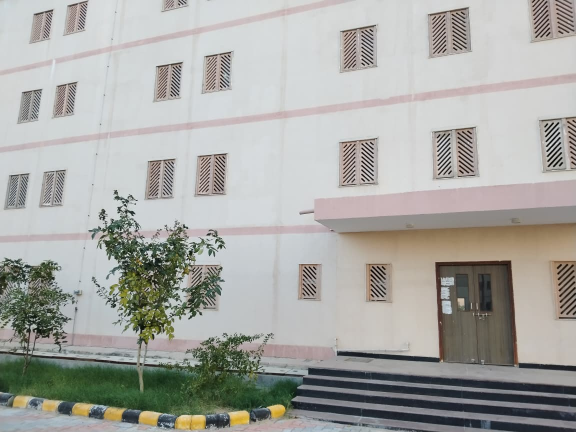
#> input picture img_left.jpeg, 1152 x 864 px (shown at 1/2 size)
$ python main.py
#> lines starting #> are read from the running program, lines starting #| are printed output that depends on the picture; after the words box and inside, x2 and y2 are one past the last pixel; in counts of white or black regions, pixels touching at a corner belong together
### features.py
import cv2
import numpy as np

class FeatureExtractor:
    def __init__(self):
        # Initialize SIFT detector
        # SIFT is invariant to scale and rotation, making it ideal for stitching
        self.sift = cv2.SIFT_create()

    def detect_and_describe(self, image):
        """
        Detect keypoints and compute descriptors.
        """
        # Convert to grayscale as SIFT works on single channel
        gray = cv2.cvtColor(image, cv2.COLOR_BGR2GRAY)
        keypoints, descriptors = self.sift.detectAndCompute(gray, None)
        return keypoints, descriptors

    def match_features(self, des1, des2):
        """
        Match features between two images using KNN (K-Nearest Neighbors).
        Includes Lowe's Ratio Test for robustness.
        """
        # BFMatcher with default params
        bf = cv2.BFMatcher()

        # k=2 asks for the top 2 matches for every descriptor
        matches = bf.knnMatch(des1, des2, k=2)

        good_matches = []
        # Apply Lowe's Ratio Test
        # If the best match is significantly better than the second best, keep it.
        # This removes ambiguous matches (noise).
        for m, n in matches:
            if m.distance < 0.75 * n.distance:
                good_matches.append(m)

        return good_matches

### homography.py
import cv2
import numpy as np

class HomographyEstimator:
    def __init__(self):
        # Minimum matches required to attempt a stitch
        self.MIN_MATCH_COUNT = 10

    def estimate_homography(self, kp1, kp2, good_matches):
        """
        Calculates the Homography matrix using RANSAC.
        kp1: Keypoints from Image 1 (Query)
        kp2: Keypoints from Image 2 (Train)
        """
        if len(good_matches) > self.MIN_MATCH_COUNT:
            # Extract location of good matches
            # .reshape(-1, 1, 2) is required format for cv2.findHomography
            src_pts = np.float32([kp1[m.queryIdx].pt for m in good_matches]).reshape(-1, 1, 2)
            dst_pts = np.float32([kp2[m.trainIdx].pt for m in good_matches]).reshape(-1, 1, 2)

            # Find Homography
            # cv2.RANSAC is the Robust Estimation method.
            # 5.0 is the RANSAC reprojection threshold (in pixels).
            M, mask = cv2.findHomography(src_pts, dst_pts, cv2.RANSAC, 5.0)

            return M, mask
        else:
            print(f"Not enough matches are found - {len(good_matches)}/{self.MIN_MATCH_COUNT}")
            return None, None

### blending.py
import cv2
import numpy as np

class ImageBlender:
    def warp_images(self, img1, img2, H):
        """
        Warps img1 to align with img2 using Homography H.
        Returns the warped img1 and img2 placed on a large canvas.
        """
        rows1, cols1 = img1.shape[:2]
        rows2, cols2 = img2.shape[:2]

        # Get the corners of img1 (to be warped)
        list_of_points_1 = np.float32([[0,0], [0, rows1], [cols1, rows1], [cols1, 0]]).reshape(-1, 1, 2)

        # Get the corners of img2 (reference)
        # We need to map img1 corners to the destination plane
        # Then calculate the size of the canvas needed to hold both
        list_of_points_2 = np.float32([[0,0], [0, rows2], [cols2, rows2], [cols2, 0]]).reshape(-1, 1, 2)

        # Transform img1 corners
        list_of_points_1_transformed = cv2.perspectiveTransform(list_of_points_1, H)

        # Combine all points to find the bounding box
        list_of_points = np.concatenate((list_of_points_1_transformed, list_of_points_2), axis=0)

        # Find the min and max x, y coordinates
        [x_min, y_min] = np.int32(list_of_points.min(axis=0).ravel() - 0.5)
        [x_max, y_max] = np.int32(list_of_points.max(axis=0).ravel() + 0.5)

        # Translation matrix to shift the image to positive coordinates
        translation_dist = [-x_min, -y_min]
        H_translation = np.array([[1, 0, translation_dist[0]], [0, 1, translation_dist[1]], [0, 0, 1]])

        # Output image size
        output_shape = (x_max - x_min, y_max - y_min)

        # Warp img1
        warped_img1 = cv2.warpPerspective(img1, H_translation.dot(H), output_shape)

        # Place img2 on the canvas
        panorama_ref = np.zeros_like(warped_img1)
        # Create a region for img2
        panorama_ref[translation_dist[1]:rows2+translation_dist[1], translation_dist[0]:cols2+translation_dist[0]] = img2

        return warped_img1, panorama_ref, None

    def seamless_blend(self, warped_img1, panorama_ref):
        """
        Blends the warped image and the reference image.
        Simple alpha blending or max operator for now.
        For better results, multi-band blending can be used.
        """
        # Simple approach: where panorama_ref is black, use warped_img1. Where warped_img1 is black, use panorama_ref.
        # Where both overlap, we take the max (or average).

        # Create masks
        mask1 = (cv2.cvtColor(warped_img1, cv2.COLOR_BGR2GRAY) > 0)
        mask2 = (cv2.cvtColor(panorama_ref, cv2.COLOR_BGR2GRAY) > 0)

        # Use simple blending: if pixel in both, take max (usually preserves features better than average which might blur due to misalignment)
        # Alternatively, we can use a linear blend.

        # Using Max for simplicity and sharpness
        # Convert to float for blending if needed, but for max, uint8 is fine
        result = np.maximum(warped_img1, panorama_ref)

        return result

    # [90 lines left out: functions crop_black_borders, _largest_rectangle_area, not called in this run]

### main.py
import cv2
import os
import sys
import numpy as np
import matplotlib.pyplot as plt
from features import FeatureExtractor
from homography import HomographyEstimator
from blending import ImageBlender

def show_image(title, img):
    """Displays image in RGB for Matplotlib compatibility."""
    if img is None: return
    img_rgb = cv2.cvtColor(img, cv2.COLOR_BGR2RGB)
    plt.figure(figsize=(10, 5))
    plt.imshow(img_rgb)
    plt.title(title)
    plt.axis('off')
    plt.show()

def crop_panorama(img):
    """
    Handles irregular borders by finding the largest internal rectangular area.
    This removes the black 'wedges' seen in warped results.
    """
    # Create a binary mask of the non-black pixels
    gray = cv2.cvtColor(img, cv2.COLOR_BGR2GRAY)
    _, thresh = cv2.threshold(gray, 1, 255, cv2.THRESH_BINARY)

    # Find the largest contour
    contours, _ = cv2.findContours(thresh, cv2.RETR_EXTERNAL, cv2.CHAIN_APPROX_SIMPLE)
    if not contours:
        return img

    cnt = max(contours, key=cv2.contourArea)

    # Get initial bounding box
    x, y, w, h = cv2.boundingRect(cnt)

    # Iteratively shrink the rectangle until no black pixels remain inside
    while cv2.countNonZero(thresh[y:y+h, x:x+w]) < (w * h):
        x += 1
        y += 1
        w -= 2
        h -= 2
        if w <= 0 or h <= 0:
            break

    return img[y:y+h, x:x+w]

def main():
    fe = FeatureExtractor()
    he = HomographyEstimator()
    ib = ImageBlender()

    # Configuration ( filenames from your previous code)
    img_names = ['img_left.jpeg', 'img_center.jpeg', 'img_right.jpeg']
    images = []

    for name in img_names:
        img = cv2.imread(name)
#> img is the input picture: shape (864, 1152, 3); mean B, G, R 163.2, 167.5, 167.2
        if img is None:
            print(f"Error: Could not load {name}")
            sys.exit(1)
        # Resize to 50% for speed
        h, w = img.shape[:2]
#> h = 864; w = 1152
        images.append(cv2.resize(img, (int(w * 0.5), int(h * 0.5))))

    img_left, img_center, img_right = images
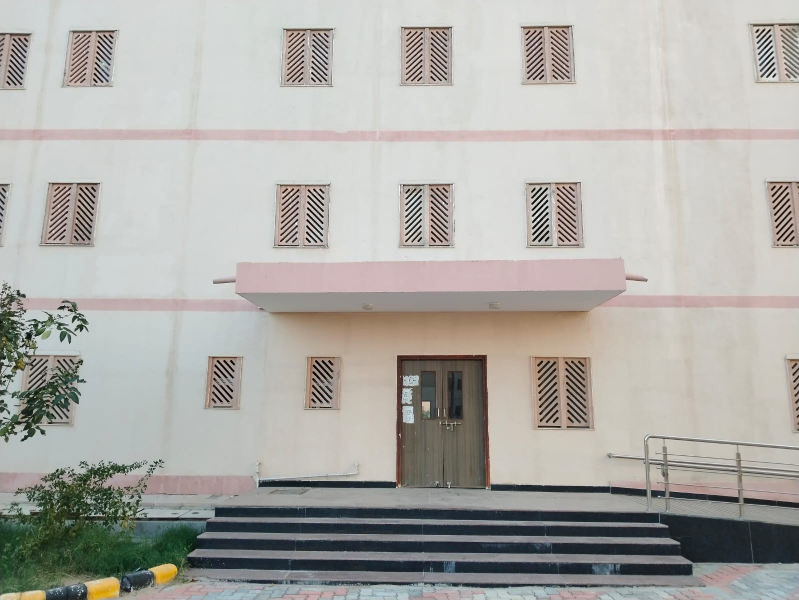
#> img_center: shape (600, 799, 3); mean of channels 0, 1, 2 167.1, 171.7, 173.2; drawn as B, G, R

    # --- STAGE 1: Left -> Center ---
    print("=== Processing Stage 1: Left -> Center ===")
    kp_l, des_l = fe.detect_and_describe(img_left)
#> in detect_and_describe, `keypoints, descriptors = self.sift.detectAndCompute(gray, None)`: keypoints = 930 keypoints; strongest (x, y, size): (132, 213, 2.8), (200, 314, 1.9), (191, 253, 2.6), (116, 192, 2.6)
#> kp_l has the same summary as keypoints in detect_and_describe
    kp_c, des_c = fe.detect_and_describe(img_center)
#> in detect_and_describe (call 2), `keypoints, descriptors = self.sift.detectAndCompute(gray, None)`: keypoints = 1206 keypoints; strongest (x, y, size): (534, 240, 1.9), (62, 308, 3), (43, 432, 3.2), (22, 440, 1.9)
#> kp_c has the same summary as keypoints in detect_and_describe
    m1 = fe.match_features(des_l, des_c)
#> in match_features, `matches = bf.knnMatch(des1, des2, k=2)`: matches = 930 matches
#> after the loop in match_features, `for m, n in matches:`: good_matches = 238 matches
#> m1 = 238 matches
    H1, _ = he.estimate_homography(kp_l, kp_c, m1)
#> in estimate_homography, `src_pts = np.float32([kp1[m.queryIdx].pt for m in good_matches]).resha..`: src_pts = 238 rows, first 8: [6.01, 207.5], [18.96, 121.8], [35.16, 352.9], [53.14, 278.2], [61.27, 173.7], [61.27, 173.7], [62.11, 280.8], [62.16, 361.4]
#> in estimate_homography, `dst_pts = np.float32([kp2[m.trainIdx].pt for m in good_matches]).resha..`: dst_pts = 238 rows, first 8: [44.12, 243.3], [44.12, 243.3], [152, 513.3], [109.3, 487.9], [106.4, 37.63], [106.4, 37.63], [81.5, 372.4], [183.7, 522]
#> in estimate_homography, `M, mask = cv2.findHomography(src_pts, dst_pts, cv2.RANSAC, 5.0)`: M = [[2.17, -0.0816, -358.2], [0.372, 1.88, -147.2], [0.000973, -4.35e-06, 1]]; mask = 238 values, max 1 at index 14, min 0 at index 0, mean 0.882
#> H1 has the same summary as M in estimate_homography

    if H1 is None: return

    warped_l, ref_c, _ = ib.warp_images(img_left, img_center, H1)
#> in warp_images, `list_of_points_1_transformed = cv2.perspectiveTransform(list_of_points..`: list_of_points_1_transformed = [[-358.2, -147.2], [-394.2, 664.2], [549, 563], [570.9, 43.09]]
#> in warp_images, `list_of_points = np.concatenate((list_of_points_1_transformed, list_of..`: list_of_points = [[-358.2, -147.2], [-394.2, 664.2], [549, 563], [570.9, 43.09], [0, 0], [0, 600], [799, 600], [799, 0]]
#> in warp_images, `[x_min, y_min] = np.int32(list_of_points.min(axis=0).ravel() - 0.5)`: x_min = -394; y_min = -147
#> in warp_images, `[x_max, y_max] = np.int32(list_of_points.max(axis=0).ravel() + 0.5)`: x_max = 799; y_max = 664
#> in warp_images, `translation_dist = [-x_min, -y_min]`: translation_dist = [394, 147]
#> in warp_images, `H_translation = np.array([[1, 0, translation_dist[0]], [0, 1, translat..`: H_translation = [[1, 0, 394], [0, 1, 147], [0, 0, 1]]
#> in warp_images, `output_shape = (x_max - x_min, y_max - y_min)`: output_shape = (1193, 811)
    pan_stage_1 = ib.seamless_blend(warped_l, ref_c)
#> in seamless_blend, `mask1 = (cv2.cvtColor(warped_img1, cv2.COLOR_BGR2GRAY) > 0)`:
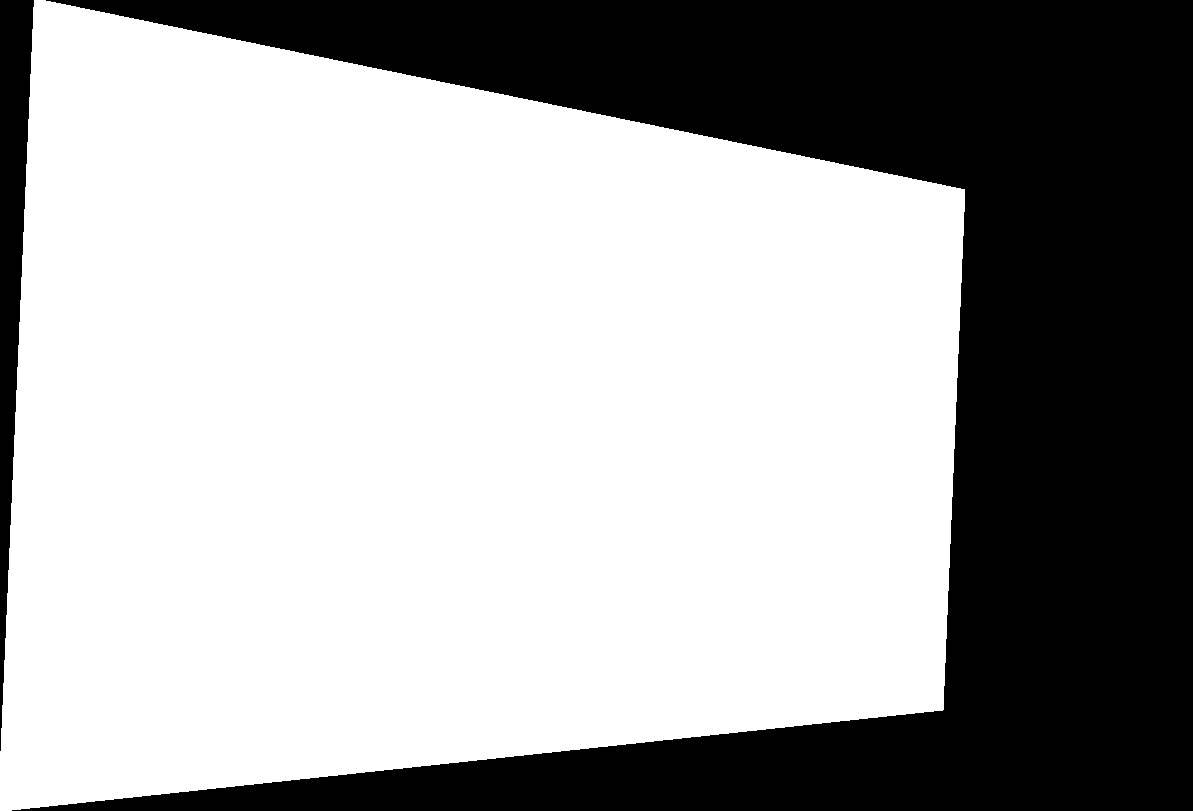
#> mask1: shape (811, 1193) bool; 64.9% white; 2 black regions, box (x1, y1, x2, y2) and area: (12, 0, 1193, 811) 326832, (0, 0, 34, 751) 12871
#> in seamless_blend, `mask2 = (cv2.cvtColor(panorama_ref, cv2.COLOR_BGR2GRAY) > 0)`: mask2: shape (811, 1193) bool; 49.5% white; 1 white region, box (x1, y1, x2, y2) and area: (394, 147, 1193, 747) 479400

    # --- STAGE 2: Right -> Stage 1 Result ---
    print("=== Processing Stage 2: Right -> Stage 1 Result ===")
    kp_r, des_r = fe.detect_and_describe(img_right)
#> in detect_and_describe (call 3), `gray = cv2.cvtColor(image, cv2.COLOR_BGR2GRAY)`:
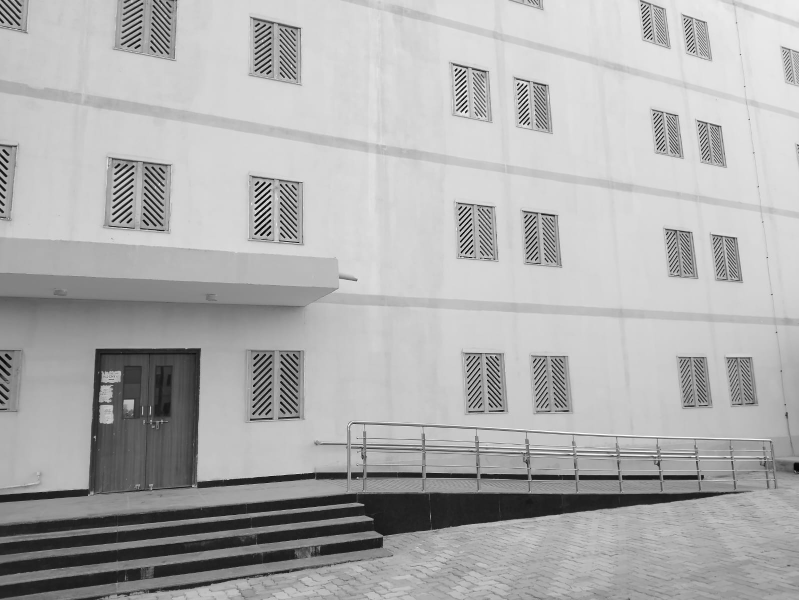
#> gray: shape (600, 799); min 1, max 252, mean 173.8
#> in detect_and_describe (call 3), `keypoints, descriptors = self.sift.detectAndCompute(gray, None)`: keypoints = 790 keypoints; strongest (x, y, size): (259, 208, 1.9), (261, 213, 1.9), (131, 206, 1.8), (267, 208, 1.9)
#> kp_r has the same summary as keypoints in detect_and_describe
    kp_p1, des_p1 = fe.detect_and_describe(pan_stage_1)
#> in detect_and_describe (call 4), `gray = cv2.cvtColor(image, cv2.COLOR_BGR2GRAY)`:
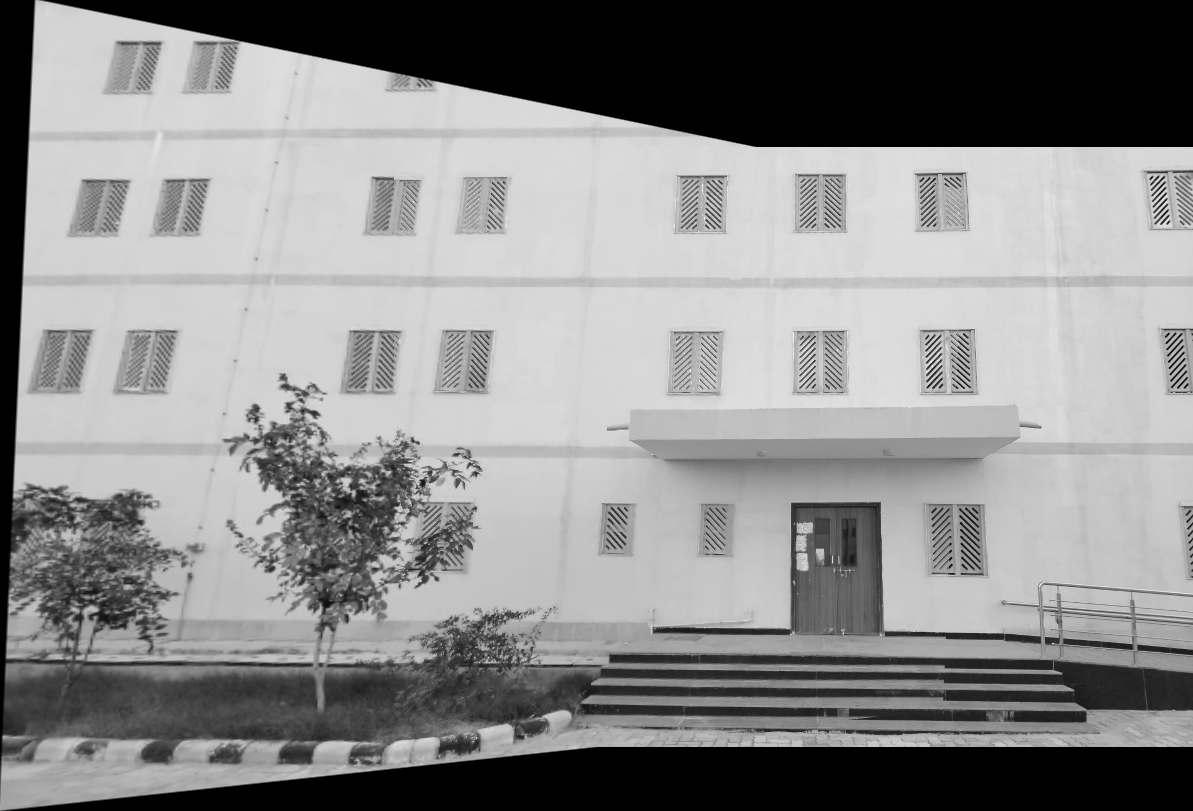
#> gray: shape (811, 1193); min 0, max 247, mean 138.5
#> in detect_and_describe (call 4), `keypoints, descriptors = self.sift.detectAndCompute(gray, None)`: keypoints = 3322 keypoints; strongest (x, y, size): (315, 414, 5), (497, 741, 25.3), (950, 551, 1.8), (436, 579, 3.1)
#> kp_p1 has the same summary as keypoints in detect_and_describe
    m2 = fe.match_features(des_r, des_p1)
#> in match_features (call 2), `matches = bf.knnMatch(des1, des2, k=2)`: matches = 790 matches
#> after the loop in match_features (call 2), `for m, n in matches:`: good_matches = 182 matches
#> m2 = 182 matches
    H2, _ = he.estimate_homography(kp_r, kp_p1, m2)
#> in estimate_homography (call 2), `src_pts = np.float32([kp1[m.queryIdx].pt for m in good_matches]).resha..`: src_pts = 182 rows, first 8: [6.25, 398], [6.94, 149.4], [83.67, 484.4], [83.67, 484.4], [91.73, 492.8], [92.37, 439.1], [96.31, 404.8], [97.75, 383.3]
#> in estimate_homography (call 2), `dst_pts = np.float32([kp2[m.trainIdx].pt for m in good_matches]).resha..`: dst_pts = 182 rows, first 8: [624.4, 543.5], [966.3, 333.2], [785.7, 624.2], [785.7, 624.2], [793.3, 632.5], [791.8, 583.8], [793.6, 552.9], [794, 533.9]
#> H2 = [[0.267, 0.0185, 706.3], [-0.31, 0.828, 210.4], [-0.000612, -2.32e-05, 1]]

    if H2 is not None:
        warped_r, pan_ref, _ = ib.warp_images(img_right, pan_stage_1, H2)

        # --- A. NAIVE STITCH (NO CROPPING) ---
        print("Generating Naive Stitch (Raw)...")
        mask = np.any(warped_r != [0, 0, 0], axis=-1)
#> mask: shape (997, 1872) bool; 45.2% white; 1 white region, box (x1, y1, x2, y2) and area: (706, 0, 1872, 997) 844220
        naive_raw = pan_ref.copy()
        naive_raw[mask] = warped_r[mask]

        cv2.imwrite('naive_stitch_raw.jpg', naive_raw)

        # --- B. FINAL SEAMLESS STITCH (WITH REFINED CROPPING) ---
        print("Generating Seamless Stitch...")
        final_raw = ib.seamless_blend(warped_r, pan_ref)
#> in seamless_blend (call 2), `mask2 = (cv2.cvtColor(panorama_ref, cv2.COLOR_BGR2GRAY) > 0)`: mask2: shape (997, 1872) bool; 41.9% white; 1 white region, box (x1, y1, x2, y2) and area: (0, 73, 1193, 884) 781474

        print("Cropping Final Stitch to remove irregular borders...")
        final_cropped = crop_panorama(final_raw)
#> in crop_panorama, `gray = cv2.cvtColor(img, cv2.COLOR_BGR2GRAY)`:
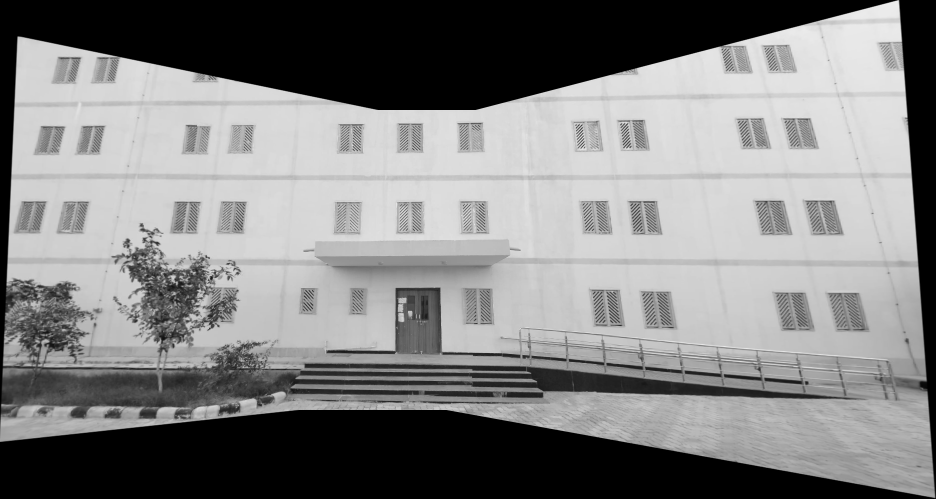
#> gray: shape (997, 1872) (shown at 1/2 size); min 0, max 252, mean 129.2
#> in crop_panorama, `_, thresh = cv2.threshold(gray, 1, 255, cv2.THRESH_BINARY)`:
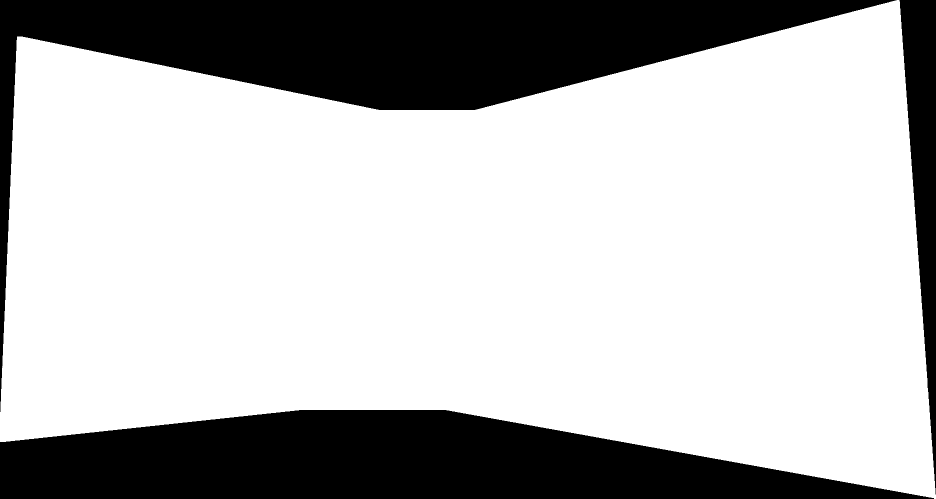
#> thresh: shape (997, 1872) (shown at 1/2 size); 72.3% white; 3 black regions
#> in crop_panorama, `contours, _ = cv2.findContours(thresh, cv2.RETR_EXTERNAL, cv2.CHAIN_AP..`: contours = 1 contour; box (x1, y1, x2, y2) and area: (0, 0, 1872, 997) 1346892
#> in crop_panorama, `cnt = max(contours, key=cv2.contourArea)`: cnt = contour of 1436 points, box (x1, y1, x2, y2) (0, 0, 1872, 997), area 1346892
#> in crop_panorama, `x, y, w, h = cv2.boundingRect(cnt)`: x = 0; w = 1872; h = 997
#> the loop in crop_panorama, `while cv2.countNonZero(thresh[y:y+h, x:x+w]) < (w * h):` made 220 passes
#> (w, h) on passes 1 to 3: (1870, 995), (1868, 993), (1866, 991)
#> after the loop in crop_panorama, `while cv2.countNonZero(thresh[y:y+h, x:x+w]) < (w * h):`: h = 557; w = 1432; x = 220
#> in crop_panorama, `return img[y:y+h, x:x+w]`:
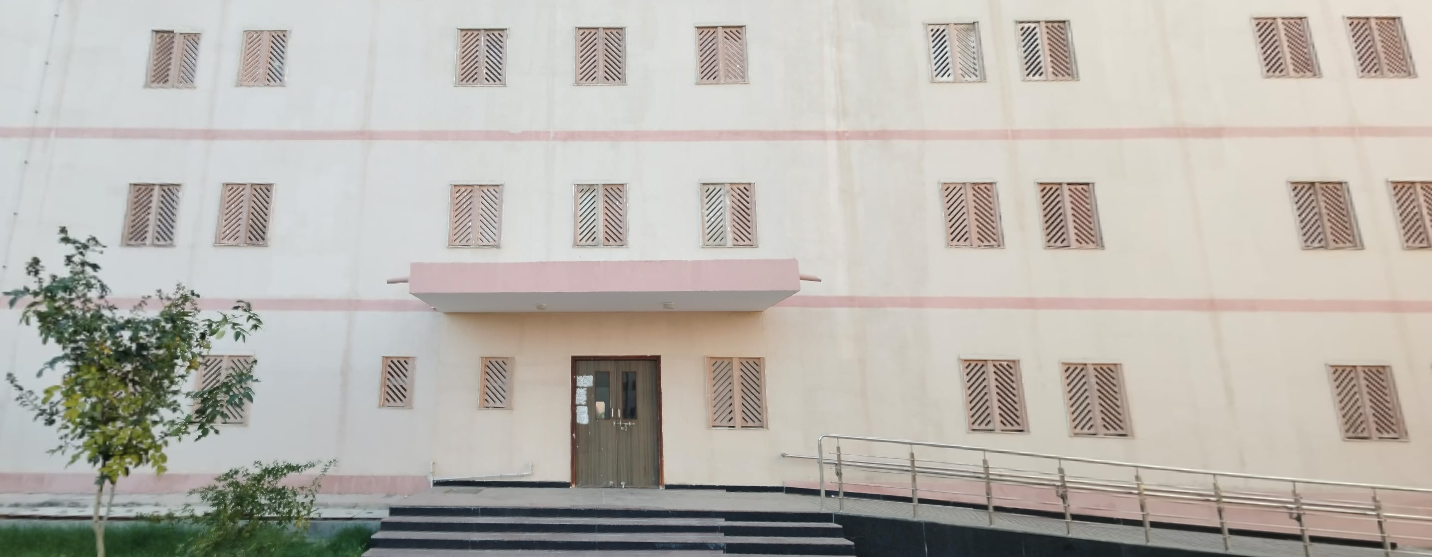
#> returned value: shape (557, 1432, 3); mean of channels 0, 1, 2 174.3, 181, 184.9; drawn as B, G, R
        cv2.imwrite('final_panorama_cropped.jpg', final_cropped)

        print("Done!")
        show_image("Naive Stitch (Raw)", naive_raw)
        show_image("Final Result (Cropped)", final_cropped)
    else:
        print("Stage 2 Homography failed.")

if __name__ == "__main__":
    main()
